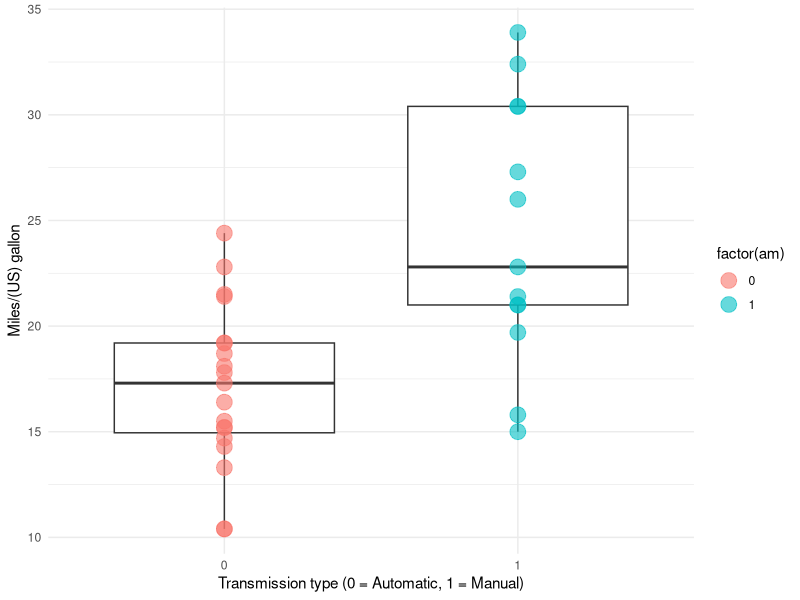
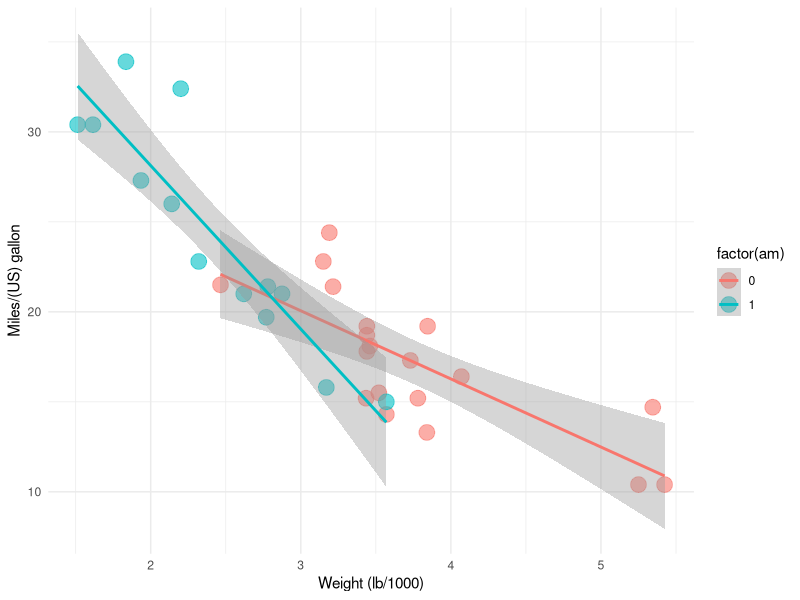
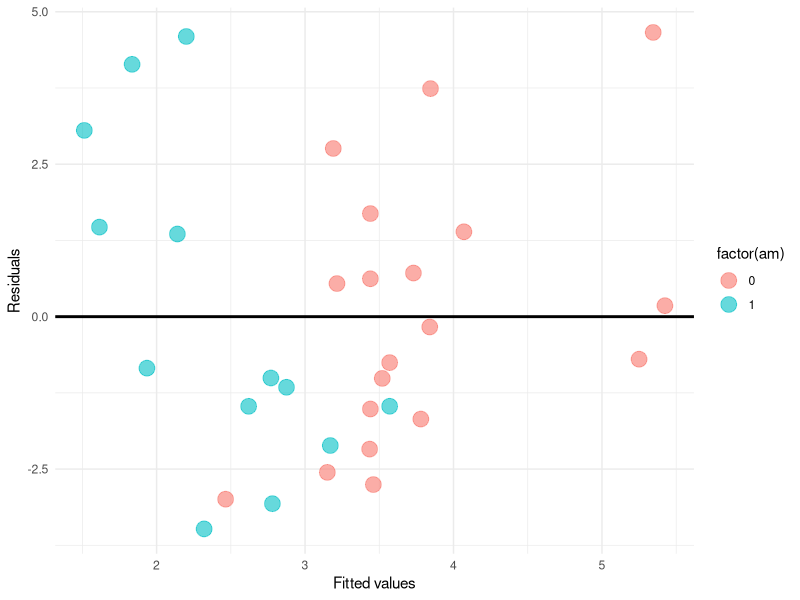
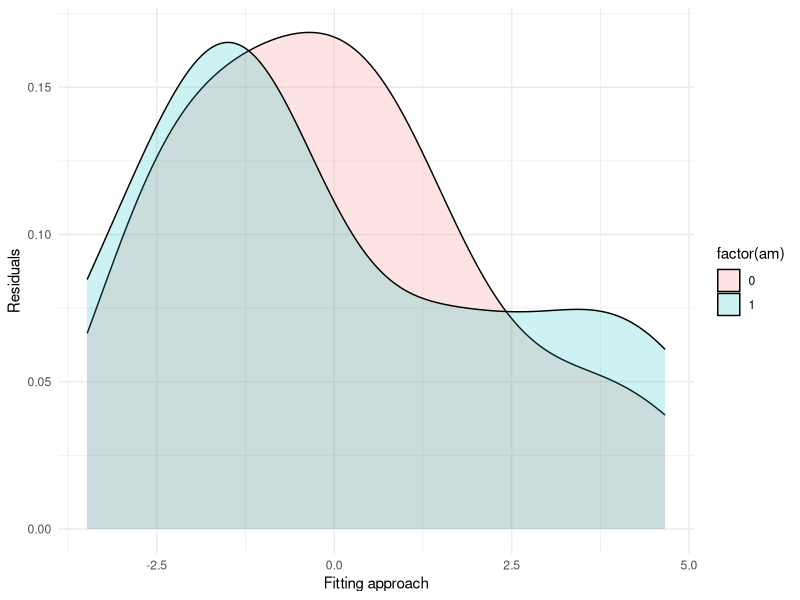
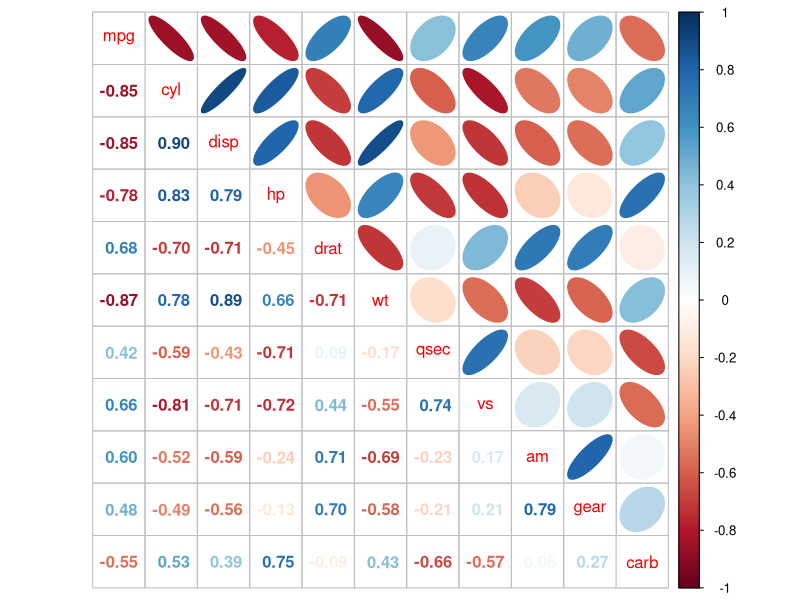
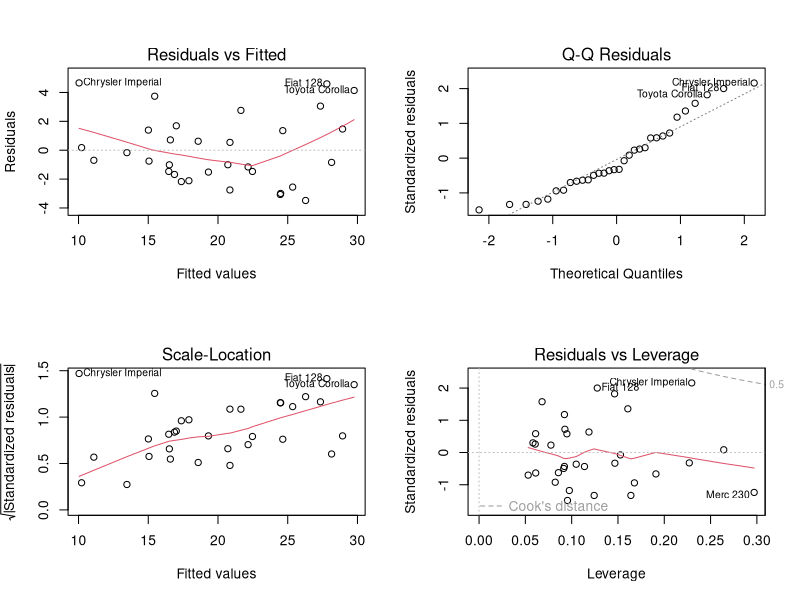

Here is the R script that generated these plots, in order:
## ---- chunk 1
knitr::opts_chunk$set(fig.width = 6, fig.height = 4, echo = TRUE)
options(xtable.comment = FALSE)
options(digits = 2)
## ---- chunk 2
library(xtable)
library(ggplot2)
data(mtcars)
## ---- chunk 3
head(mtcars, 4)
## ---- chunk 4
fit0 <- lm(mpg ~ am, data = mtcars)
summary(fit0)$coefficients
## ---- chunk 5
fit1 <- lm(mpg ~ am + wt, data = mtcars)
summary(fit1)$coefficients
## ---- chunk 6
fit2 <- lm(mpg ~ am + wt + qsec, data = mtcars)
anova(fit0, fit1, fit2)
## ---- chunk 7
# Boxplot of MPG per transmission type
ggplot(mtcars, aes(factor(am), mpg)) + 
    geom_boxplot() +
    geom_point(size = 5, aes(colour = factor(am)), alpha = 0.6) +
    xlab("Transmission type (0 = Automatic, 1 = Manual)") + 
    ylab("Miles/(US) gallon") +
    theme_minimal(base_family = "") 
## ---- chunk 8
# Regression line of MPG vs. weight per transmission type
ggplot(mtcars, aes(wt, mpg)) + 
    geom_point(size = 5, aes(colour = factor(am)), alpha = 0.6) +
    geom_smooth(aes(colour = factor(am), group = am), method = "lm") +
    xlab("Weight (lb/1000)") + 
    ylab("Miles/(US) gallon") +
    theme_minimal(base_family = "") 
## ---- chunk 9
# Residual plot
ggplot(mtcars, aes(wt, resid(fit2))) + 
    geom_hline(yintercept = 0, size = 1) +
    geom_point(size = 5, aes(colour = factor(am)), alpha = 0.6) +
    xlab("Fitted values") + 
    ylab("Residuals") +
    theme_minimal(base_family = "") 
## ---- chunk 10
# Residual histogram
ggplot(mtcars, aes(resid(fit2), fill = factor(am))) + 
    geom_density(alpha = 0.2) +
    xlab("Fitting approach") + 
    ylab("Residuals") +
    theme_minimal(base_family = "") 
## ---- chunk 11
# Correlation
require(corrplot)
corrplot.mixed(cor(mtcars), lower="number", upper="ellipse")
## ---- chunk 12
# Summary
par(mfrow=c(2,2))
plot(fit2)
